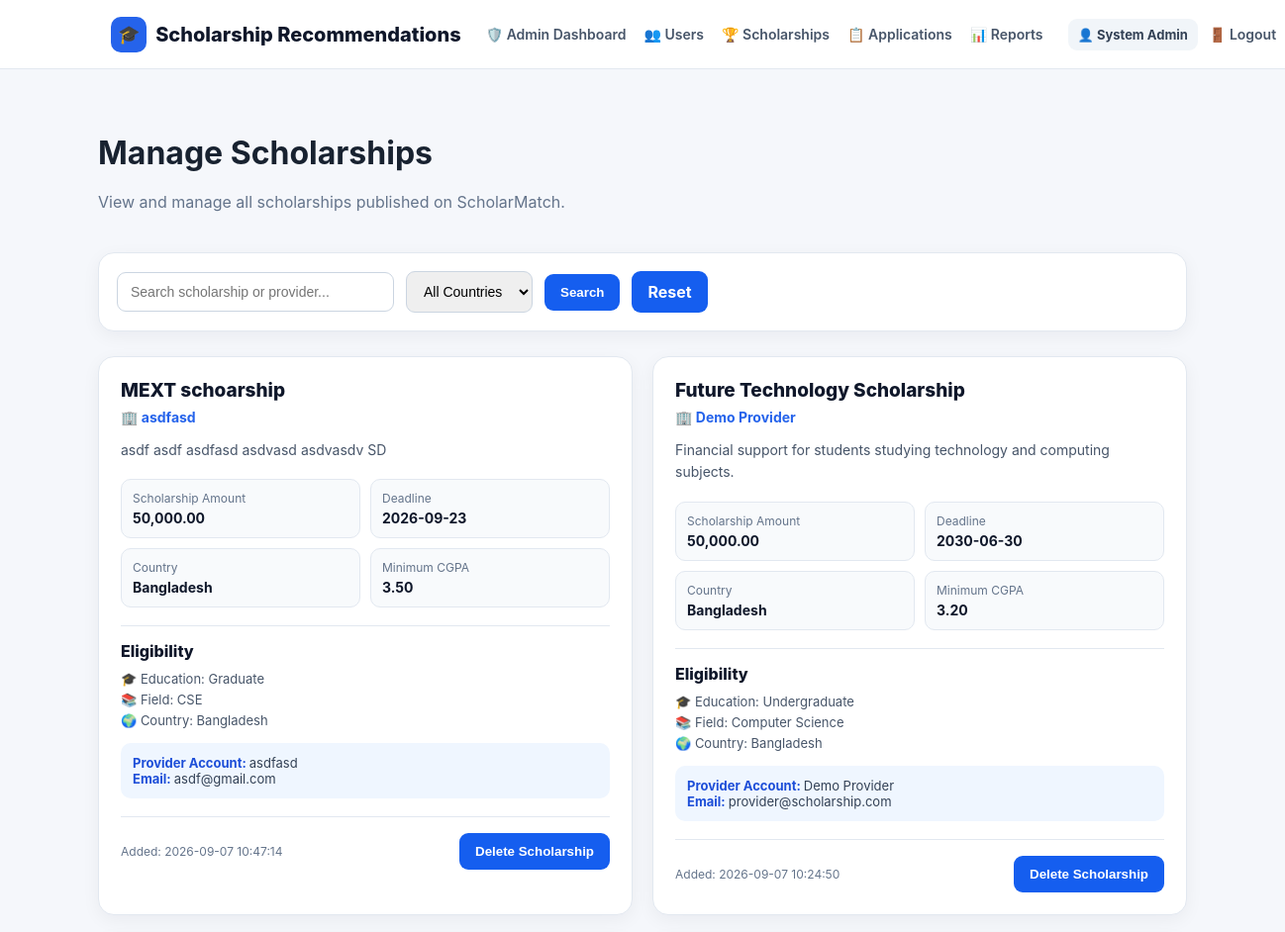
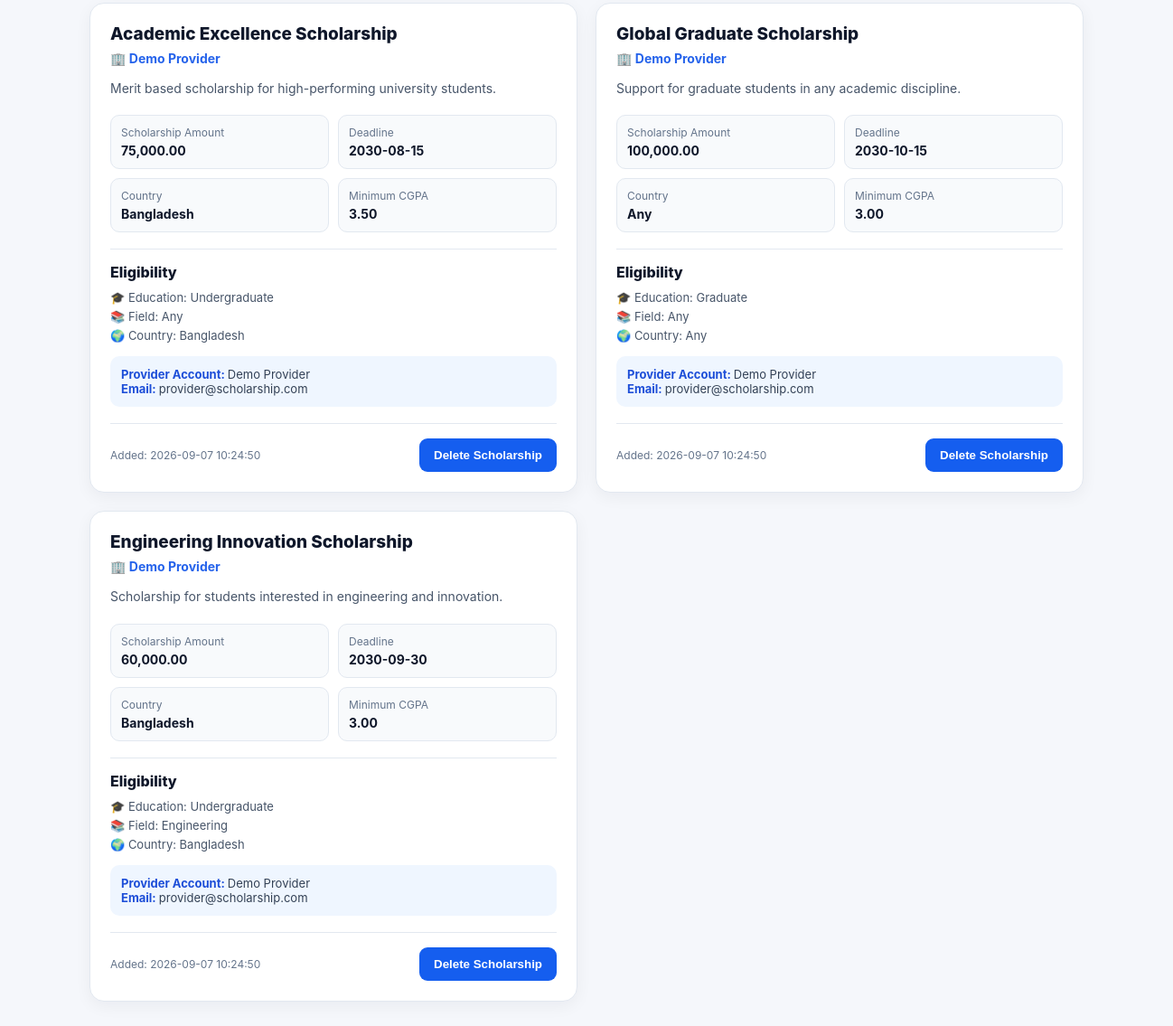
/admin_scholarships.php (signed in), run on the app's committed database (2 pictures, top to bottom).
### tables this page shows
CREATE TABLE `scholarships` (
  `id` int(11) NOT NULL AUTO_INCREMENT, `provider_id` int(11) NOT NULL, `title` varchar(200) NOT NULL,
  `description` text NOT NULL, `provider_name` varchar(150) NOT NULL, `amount` decimal(12,2) DEFAULT 0.00,
  `deadline` date NOT NULL, `min_cgpa` decimal(4,2) DEFAULT 0.00, `education_level` varchar(80) DEFAULT 'Any',
  `field_of_study` varchar(120) DEFAULT 'Any', `country` varchar(100) DEFAULT 'Any',
  `created_at` timestamp NOT NULL DEFAULT current_timestamp(), PRIMARY KEY (`id`), KEY `provider_id` (`provider_id`),
  CONSTRAINT `fk_scholarship_provider` FOREIGN KEY (`provider_id`) REFERENCES `users` (`id`) ON DELETE CASCADE
);

CREATE TABLE `users` (
  `id` int(11) NOT NULL AUTO_INCREMENT, `name` varchar(120) NOT NULL, `email` varchar(150) NOT NULL,
  `ielts_score` decimal(3,1) DEFAULT NULL, `password` varchar(255) NOT NULL,
  `role` enum('student','provider','admin') NOT NULL DEFAULT 'student',
  `education_level` varchar(80) DEFAULT NULL, `field_of_study` varchar(120) DEFAULT NULL,
  `cgpa` decimal(4,2) DEFAULT NULL, `income` decimal(12,2) DEFAULT NULL, `country` varchar(100) DEFAULT NULL,
  `created_at` timestamp NOT NULL DEFAULT current_timestamp(), `gre_score` int(11) DEFAULT NULL,
  `toefl_score` int(11) DEFAULT NULL, `sat_score` int(11) DEFAULT NULL, `extracurricular` text DEFAULT NULL,
  `research_experience` text DEFAULT NULL, `work_experience` text DEFAULT NULL,
  PRIMARY KEY (`id`), UNIQUE KEY `email` (`email`)
);

### config.php (called while the page is built, shortened)
<?php
function e($v)
{
    return htmlspecialchars(
        (string)($v ?? ''),
        ENT_QUOTES,
        'UTF-8'
    );
}
?>

### admin_scholarships.php (the view, shortened to what this page needs)
<?php
require_once 'config.php';
$search = trim($_GET['search'] ?? '');
$sql = "
    SELECT
        s.*,
        u.name AS provider_account,
        u.email AS provider_email
    FROM scholarships s
    JOIN users u
        ON s.provider_id = u.id
    WHERE 1=1
";
$sql .= "
    ORDER BY s.created_at DESC
";
$stmt = $conn->prepare($sql);
$stmt->execute();
$scholarships = $stmt->get_result();
?>
<!DOCTYPE html>
<html lang="en">
<head>
    <?php include 'partials/head.php'; ?>
</head>
<body>
<?php include 'partials/nav.php'; ?>
<div class="container">
    <div class="page-header">
        <div>
            <h1 class="page-title">
                Manage Scholarships
            </h1>
            <p class="page-subtitle">
                View and manage all scholarships published on ScholarMatch.
            </p>
        </div>
    </div>
    <div class="filter-box">
        <form
            method="GET"
            class="filter-form"
        >
            <input
                type="text"
                name="search"
                placeholder="Search scholarship or provider..."
                value="<?= e($search) ?>"
            >
            <select name="country">
                <option value="">
                    All Countries
                </option>
            </select>
            <button
                type="submit"
                class="btn btn-primary"
            >
                Search
            </button>
            <a
                href="admin_scholarships.php"
                class="btn btn-secondary"
            >
                Reset
            </a>
        </form>
    </div>
    <?php if ($scholarships->num_rows > 0): ?>
        <div class="scholarship-grid">
            <?php while ($s = $scholarships->fetch_assoc()): ?>
                <div class="scholarship-card">
                    <div class="scholarship-title">
                        <?= e($s['title']) ?>
                    </div>
                    <div class="provider-name">
                        🏢 <?= e($s['provider_name']) ?>
                    </div>
                    <div class="description">
                        <?= nl2br(
                            e($s['description'])
                        ) ?>
                    </div>
                    <div class="info-grid">
                        <div class="info-item">
                            <div class="info-label">
                                Scholarship Amount
                            </div>
                            <div class="info-value">
                                <?= number_format(
                                    (float)$s['amount'],
                                    2
                                ) ?>
                            </div>
                        </div>
                        <div class="info-item">
                            <div class="info-label">
                                Deadline
                            </div>
                            <div class="info-value">
                                <?= e($s['deadline']) ?>
                            </div>
                        </div>
                        <div class="info-item">
                            <div class="info-label">
                                Country
                            </div>
                            <div class="info-value">
                                <?= e($s['country']) ?>
                            </div>
                        </div>
                        <div class="info-item">
                            <div class="info-label">
                                Minimum CGPA
                            </div>
                            <div class="info-value">
                                <?= e($s['min_cgpa']) ?>
                            </div>
                        </div>
                    </div>
                    <div class="eligibility">
                        <div class="eligibility-title">
                            Eligibility
                        </div>
                        <div class="eligibility-item">
                            🎓 Education:
                            <?= e($s['education_level']) ?>
                        </div>
                        <div class="eligibility-item">
                            📚 Field:
                            <?= e($s['field_of_study']) ?>
                        </div>
                        <div class="eligibility-item">
                            🌍 Country:
                            <?= e($s['country']) ?>
                        </div>
                    </div>
                    <div class="provider-box">
                        <strong>
                            Provider Account:
                        </strong>
                        <?= e($s['provider_account']) ?>
                        <br>
                        <strong>
                            Email:
                        </strong>
                        <?= e($s['provider_email']) ?>
                    </div>
                    <div class="card-footer">
                        <div class="created-date">
                            Added:
                            <?= e($s['created_at']) ?>
                        </div>
                        <form
                            method="POST"
                            action="delete_admin_scholarship.php"
                            onsubmit="return confirm(
                                'Are you sure you want to delete this scholarship? All related applications may also be deleted. This action cannot be undone.'
                            );"
                        >
                            <button
                                type="submit"
                                class="btn btn-danger"
                            >
                                Delete Scholarship
                            </button>
                        </form>
                    </div>
                </div>
            <?php endwhile; ?>
        </div>
    <?php endif; ?>
</div>
</body>
</html>

### assets/style.css (style rules this page uses)
* { box-sizing:border-box }
body { margin:0;font-family:Inter,Arial,sans-serif;background:#f5f7fb;color:#182230 }
.navbtn,.btn { background:#155eef!important;color:white!important;padding:11px 18px;border-radius:9px;text-decoration:none;border:0;cursor:pointer }
.container { max-width:1150px;margin:30px auto;padding:0 25px }
.page-title { margin:35px 0 20px }

### admin_scholarships.php (style rules this page uses)
.page-header { display: flex; justify-content: space-between; align-items: center; gap: 15px; margin-bottom: 25px; flex-wrap: wrap; }
.page-subtitle { color: #64748B; margin-top: 6px; }
.filter-box { background: #FFFFFF; border: 1px solid #E2E8F0; border-radius: 16px; padding: 18px; margin-bottom: 25px; box-shadow: 0 5px 18px rgba(15, 23, 42, 0.05); }
.filter-form { display: flex; gap: 12px; align-items: center; flex-wrap: wrap; }
.filter-form input, .filter-form select { padding: 11px 13px; border: 1px solid #CBD5E1; border-radius: 9px; font-size: 14px; outline: none; }
.filter-form input { min-width: 280px; }
.btn { border: none; border-radius: 9px; padding: 11px 16px; font-weight: 700; cursor: pointer; text-decoration: none; display: inline-block; }
.btn-primary { background: #2563EB; color: #FFFFFF; }
.btn-secondary { background: #E2E8F0; color: #334155; }
.btn-danger { background: #DC2626; color: #FFFFFF; }
.scholarship-grid { display: grid; grid-template-columns: repeat(2, minmax(0, 1fr)); gap: 20px; }
.scholarship-card { background: #FFFFFF; border: 1px solid #E2E8F0; border-radius: 16px; padding: 22px; box-shadow: 0 5px 18px rgba(15, 23, 42, 0.05); }
.scholarship-title { font-size: 19px; font-weight: 800; color: #0F172A; margin-bottom: 7px; }
.provider-name { color: #2563EB; font-weight: 700; font-size: 14px; margin-bottom: 14px; }
.description { color: #475569; line-height: 1.6; font-size: 14px; margin-bottom: 18px; }
.info-grid { display: grid; grid-template-columns: repeat(2, minmax(0, 1fr)); gap: 10px; margin-bottom: 18px; }
.info-item { background: #F8FAFC; border: 1px solid #E2E8F0; border-radius: 10px; padding: 11px; }
.info-label { color: #64748B; font-size: 12px; margin-bottom: 4px; }
.info-value { color: #0F172A; font-weight: 700; font-size: 14px; }
.eligibility { border-top: 1px solid #E2E8F0; padding-top: 15px; margin-top: 5px; }
.eligibility-title { font-weight: 800; color: #0F172A; margin-bottom: 10px; }
.eligibility-item { color: #475569; font-size: 13px; margin-bottom: 5px; }
.provider-box { margin-top: 15px; padding: 12px; background: #EFF6FF; border-radius: 10px; font-size: 13px; color: #334155; }
.provider-box strong { color: #1D4ED8; }
.card-footer { display: flex; justify-content: space-between; align-items: center; gap: 10px; margin-top: 18px; padding-top: 16px; border-top: 1px solid #E2E8F0; }
.created-date { color: #64748B; font-size: 12px; }

### data on the page
scholarships: title "MEXT schoarship", provider_name "asdfasd", description "asdf asdf asdfasd asdvasd asdvasdv SD", amount "50,000.00", deadline "2026-09-23", country "Bangladesh", min_cgpa "3.50", education_level "Graduate", field_of_study "CSE", provider.name "asdfasd", provider.email "asdf@gmail.com", created_at "2026-09-07 10:47:14"
scholarships: title "Future Technology Scholarship", provider_name "Demo Provider", description "Financial support for students studying technology and computing subjects.", amount "50,000.00", deadline "2030-06-30", country "Bangladesh", min_cgpa "3.20", education_level "Undergraduate", field_of_study "Computer Science", provider.name "Demo Provider", provider.email "provider@scholarship.com", created_at "2026-09-07 10:24:50"
scholarships: title "Academic Excellence Scholarship", provider_name "Demo Provider", description "Merit based scholarship for high-performing university students.", amount "75,000.00", deadline "2030-08-15", country "Bangladesh", min_cgpa "3.50", education_level "Undergraduate", field_of_study "Any", provider.name "Demo Provider", provider.email "provider@scholarship.com", created_at "2026-09-07 10:24:50"
scholarships: title "Global Graduate Scholarship", provider_name "Demo Provider", description "Support for graduate students in any academic discipline.", amount "100,000.00", deadline "2030-10-15", country "Any", min_cgpa "3.00", education_level "Graduate", field_of_study "Any", provider.name "Demo Provider", provider.email "provider@scholarship.com", created_at "2026-09-07 10:24:50"
scholarships: title "Engineering Innovation Scholarship", provider_name "Demo Provider", description "Scholarship for students interested in engineering and innovation.", amount "60,000.00", deadline "2030-09-30", country "Bangladesh", min_cgpa "3.00", education_level "Undergraduate", field_of_study "Engineering", provider.name "Demo Provider", provider.email "provider@scholarship.com", created_at "2026-09-07 10:24:50"

### other printed values
$current_user['name'] "System Admin"
